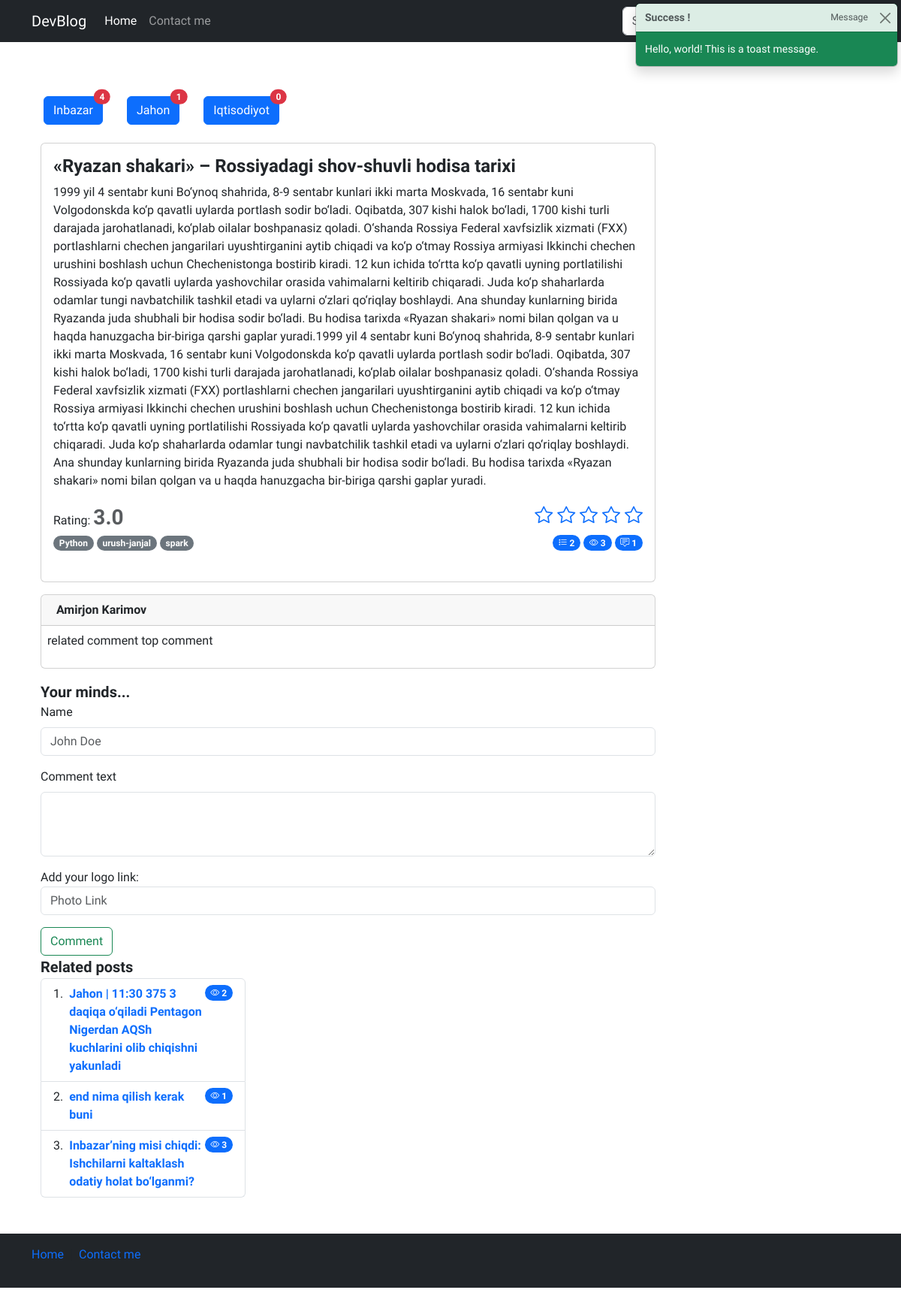
Page /detail/5/ on the committed database.
### blog/models.py (models this page shows, shortened)
class Category(models.Model):
    name = models.CharField(verbose_name="Category name",max_length=250)
    slug = models.SlugField(max_length=250, unique=True)
    def __str__(self):
        return str(self.name)

class Post(models.Model):
    title = models.CharField(verbose_name="Post title",max_length=550)
    body = models.TextField(verbose_name="Post body")
    author = models.CharField(verbose_name="Post author",default="Admin",max_length=100)
    category = models.ForeignKey(Category, on_delete=models.PROTECT,related_name='posts')
    tag = models.ManyToManyField(Tag)
    views = models.PositiveIntegerField(default=0)
    publish_date = models.DateTimeField(verbose_name="Published time",auto_now_add=True)
    published = models.BooleanField(default=True)
    on_top = models.BooleanField(default=False)
    def get_avg_rating(self):
        sum_ratings = sum([int(i.value) for i in self.ratings.all()])
        try:
            return round(sum_ratings / self.ratings.all().count(),2)
        except Exception as e:
            return 0

class Rating(models.Model):
    post = models.ForeignKey(Post, on_delete=models.CASCADE, related_name='ratings')
    value = models.PositiveSmallIntegerField(verbose_name="Post rating",default=0)

class Tag(models.Model):
    name = models.CharField(verbose_name="Tag name",max_length=250)
    slug = models.SlugField(max_length=250, unique=True)

class Comment(models.Model):
    author = models.CharField(verbose_name="Comment author",max_length=100,blank=False)
    comment = models.TextField(verbose_name="Comment")
    post = models.ForeignKey(Post, on_delete=models.CASCADE, related_name='comments')
    image = models.CharField(max_length=500)

### blog/views.py (the view, shortened to what this page needs)
# urls.py: path('detail/<pk>/',detailview,name='detail'),
def detailview(request,pk):
    posts = Post.objects.get(id=pk)
    categories = Category.objects.all()
    post_cat = posts.category.id
    category  = Category.objects.get(id=post_cat)
    related_posts = Post.objects.filter(category=category).exclude(id__in=[0,posts.id]).order_by('?')
    request.session.modified = True
    if posts.id in check_read_articles(request):
        pass
    else:
        check_read_articles(request).append(posts.id)
        posts.views += 1
        posts.save()
    data = {
        "categories":categories,
        "post":posts,
        "related_posts":related_posts
    }
    return render(request,'detail.html',data)

### blog/utils.py (called while the page is built)
def check_read_articles(request):
    try:
        read_articles = request.session['read_articles']
    except:
        request.session['read_articles'] = []
        read_articles = request.session.get('read_articles')
    return read_articles

### templates/detail.html (shortened to what this page needs)
{% load static %}
<!doctype html>
<html lang="en">
<head>
    <link rel="stylesheet" href="{% static "./css/style.css" %}">
    <link rel="stylesheet" href="https://cdn.jsdelivr.net/npm/bootstrap-icons@1.11.3/font/bootstrap-icons.min.css">
    <link href="https://cdn.jsdelivr.net/npm/bootstrap@5.3.2/dist/css/bootstrap.min.css" rel="stylesheet"
 />
</head>
<body>
    <header>
        <nav class="navbar navbar-expand-md navbar-dark bg-dark mb-4">
            <div class="container">
                <a class="navbar-brand" href="/">DevBlog</a>
                <div class="collapse navbar-collapse" id="navbarCollapse">
                    <ul class="navbar-nav me-auto mb-2 mb-md-0">
                        <li class="nav-item">
                            <a class="nav-link active" aria-current="page" href="#">Home</a>
                        </li>
                        <li class="nav-item">
                            <a class="nav-link" href="#">Contact me</a>
                        </li>
                    </ul>
                    <form class="d-flex" role="search">
                        <button class="btn btn-outline-success" type="submit" control-id="ControlID-2">Search</button>
                    </form>
                </div>
            </div>
        </nav>
    </header>
    <main>
                        <div class="toast position-fixed top-0 end-0 m-1  text-bg-success show" role="alert" aria-live="assertive" aria-atomic="true">
                            <div class="toast-header">
                                <strong class="me-auto">Success !</strong>
                                <small>Message</small>
                                <button type="button" class="btn-close" data-bs-dismiss="toast"
                                    aria-label="Close"></button>
                            </div>
                            <div class="toast-body d-flex">
                                Hello, world! This is a toast message.
                            </div>
                        </div>
                        <br>
        <section>
            <div class="container-md">
                <div class="d-flex flex-wrap my-3">
                    {% for cat  in categories %}
                    <div class="d-flex flex-wrap mx-3 my-2">
                        <a href="{% url 'blog:category_list' cat.slug %}" class="btn btn-primary position-relative">
                            {{cat|title}}
                          <span
                              class="position-absolute top-0 start-100 translate-middle badge rounded-pill bg-danger">
                              {{cat.posts.all.count}}
                          </span>
                    </a>
                  </div>
                  {% endfor %}
            </div>
            <div class="container-md">
                <div cauthorlass="row">
                    <div class="col-sm-12 col-md-12 col-lg-9">
                        <div class="card  mb-3">
                            <div class="card-body">
                                <div class="content">
                                    <h4 class="card-title fw-bold">{{post.title}}</h4>
                                    <p class="card-text">{{post.body}}</p>
                                    <div class="d-flex justify-content-between flex-wrap">
                                        <div class="post-rating">
                                            <span>Rating:</span>
                                            <span class="fs-3 fw-bold text-muted">{{post.get_avg_rating}}</span>
                                        </div>
                                        <div class="post-set-rating">
                                            <p class="card-text fs-4">
                                                <a href="{%url 'blog:set_rating' 1 post.pk%}"><i class="bi bi-star"></i></a>
                                                <a href="{%url 'blog:set_rating' 2 post.pk%}"><i class="bi bi-star"></i></a>
                                                <a href="{%url 'blog:set_rating' 3 post.pk%}"><i class="bi bi-star"></i></a>
                                                <a href="{%url 'blog:set_rating' 4 post.pk%}"><i class="bi bi-star"></i></a>
                                                <a href="{%url 'blog:set_rating' 5 post.pk%}"><i class="bi bi-star"></i></a>
                                            </p>
                                        </div>
                                    </div>
                                    <div class="d-flex justify-content-between flex-wrap">
                                        <div class="categories">
                                            {% for tag in post.tag.all %}
                                            <span class="badge rounded-pill text-bg-secondary">{{tag.name}}</span>
                                            {% endfor %}
                                        </div>
                                        <div class="action">
                                            <span class="badge bg-primary rounded-pill">
                                                <i class="bi bi-list-stars"></i>
                                                {{post.ratings.all.count}}
                                            </span>
                                            <span class="badge bg-primary rounded-pill">
                                                <i class="bi bi-eye"></i>
                                                {{post.views}}
                                            </span>
                                            <span class="badge bg-primary rounded-pill">
                                                <i class="bi bi-chat-square-text"></i>
                                                {{post.comments.all.count}}
                                            </span>
                                        </div>
                                    </div>
                                    <br>
                                </div>
                            </div>
                        </div>
                        <div class="comments">
                            <div class="row gap-3">
                                <div class="col-sm-12">
                                    {%for comment in post.comments.all%}
                                    <div class="card">
                                        <div class="card-header">
                                            <strong>{{comment.author}}</strong>
                                        </div>
                                        <div class="card-body p-2">
                                            <p>{{comment.comment}}</p>
                                        </div>
                                    </div>
                                    {% endfor %}
                                </div>
                                <div class="col-sm-12">
                                    <span class="fs-5 fw-semibold">Your minds...</span>
                                    <form action="" method='POST'>
                                        <div class="mb-3">
                                            <label for="exampleFormControlInput1" class="form-label">Name</label>
                                            <input type="text" name='comment_author' class="form-control" id="exampleFormControlInput1"
                                                placeholder="John Doe" required>
                                        </div>
                                        <div class="mb-3">
                                            <label for="exampleFormControlTextarea1" class="form-label">
                                                Comment text
                                            </label>
                                            <textarea class="form-control" name='comment' id="exampleFormControlTextarea1"
                                                rows="3" required>
                                            </textarea>
                                        </div>
                                        <div class="mb-3">
                                            <label for="image">Add your logo link:</label>
                                            <input type="text" name='image' class="form-control" id="exampleFormControlInput1"
                                            placeholder="Photo Link">
                                        </div>
                                        <button type="submit" class="btn btn-outline-success">Comment</button>
                                    </form>
                                </div>
                            </div>
                        </div>
                    </div>
                    <div class="col-sm-none col-md-12 col-lg-3">
                        <span class="fs-5 fw-semibold">Related posts</span>
                        <ol class="list-group list-group-numbered">
                            {%for posts in related_posts%}
                            <li class="list-group-item d-flex justify-content-between align-items-start">
                                <div class="ms-2 me-auto">
                                    <div class="fw-bold"><a style="text-decoration: none;" href=>{{posts.title}}</a></div>
                                </div>
                                <span class="badge bg-primary rounded-pill">
                                    <i class="bi bi-eye"></i>
                                    {{posts.views}}
                                </span>
                            </li>
                            {%endfor%}
                        </ol>
                    </div>
                </div>
            </div>
        </section>
    </main>
    <footer class="footer mt-auto text-white-50 bg-dark">
        <div class="container">
            <div class="row my-5">
                <div class="col-12">
                    <nav style="--bs-breadcrumb-divider: '|';" aria-label="breadcrumb" class="py-3">
                        <ol class="breadcrumb">
                            <li class="breadcrumb-item"><a href="/" class="text-decoration-none">Home</a></li>
                            <li class="breadcrumb-item " aria-current="page">
                                <a href="#" class="text-decoration-none">Contact me</a>
                            </li>
                        </ol>
                    </nav>
                </div>
            </div>
        </div>
    </footer>
</body>
</html>

### staticfiles/css/style.css (style rules this page uses)
* { font-family: 'Onest', sans-serif !important; }

### rows in the picture
Category: name "Inbazar", posts.all.count "4"
Category: name "Jahon", posts.all.count "1"
Category: name "Iqtisodiyot", posts.all.count "0"
Post: title "«Ryazan shakari» – Rossiyadagi shov-shuvli hodisa tarixi", body "1999 yil 4 sentabr kuni Bo‘ynoq shahrida, 8-9 sentabr kunlari ikki marta Moskvada, 16 sentabr kuni Volgodonskda ko‘p qavatli uylarda portlash sodir bo‘ladi. Oqibatda, 307 kishi halok bo‘ladi, 1700 kishi turli darajada jarohatlanadi, ko‘plab oilalar boshpanasiz qoladi. O‘shanda Rossiya Federal xavfsizlik xizmati (FXX) portlashlarni chechen jangarilari uyushtirganini aytib chiqadi va ko‘p o‘tmay Rossiya armiyasi Ikkinchi chechen urushini boshlash uchun Chechenistonga bostirib kiradi. 12 kun ichida to‘rtta ko‘p qavatli uyning portlatilishi Rossiyada ko‘p qavatli uylarda yashovchilar orasida vahimalarni keltirib chiqaradi. Juda ko‘p shaharlarda odamlar tungi navbatchilik tashkil etadi va…", get_avg_rating "3.0", ratings.all.count "2", views "3", comments.all.count "1"
Tag: name "Python"
Tag: name "urush-janjal"
Tag: name "spark"
Comment: author "Amirjon Karimov", comment "related comment top comment"
Post: title "Jahon | 11:30 375 3 daqiqa o‘qiladi Pentagon Nigerdan AQSh kuchlarini olib chiqishni yakunladi", views "2"
Post: title "end nima qilish kerak buni", views "1"
Post: title "Inbazar’ning misi chiqdi: Ishchilarni kaltaklash odatiy holat bo‘lganmi?", views "3"
